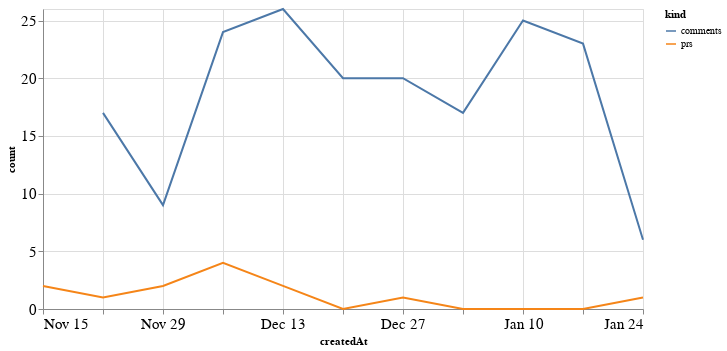

Notebook source saved alongside this figure:
### Code cell
alt.Chart(total_time, width=600).mark_line().encode(
    x='createdAt',
    y='count',
    color='kind'
)

### Figure 1 — Vega-Lite specification as saved in the notebook (floating-point values rounded to 4 significant figures)
{"config": {"axisLeft": {"labelFontSize": 15}, "axisBottom": {"labelFontSize": 15}}, "data": {"name": "data-68c21ab5941a027551d54c39ceb73e9e"}, "mark": "line", "encoding": {"color": {"type": "nominal", "field": "kind"}, "x": {"type": "temporal", "field": "createdAt"}, "y": {"type": "quantitative", "field": "count"}}, "width": 600, "$schema": "https://vega.github.io/schema/vega-lite/v4.8.1.json", "datasets": {"data-68c21ab5941a027551d54c39ceb73e9e": [{"createdAt": "2020-11-15T00:00:00", "kind": "prs", "count": 2.0}, {"createdAt": "2020-11-22T00:00:00", "kind": "prs", "count": 1.0}, {"createdAt": "2020-11-29T00:00:00", "kind": "prs", "count": 2.0}, {"createdAt": "2020-12-06T00:00:00", "kind": "prs", "count": 4.0}, {"createdAt": "2020-12-13T00:00:00", "kind": "prs", "count": 2.0}, {"createdAt": "2020-12-20T00:00:00", "kind": "prs", "count": 0.0}, {"createdAt": "2020-12-27T00:00:00", "kind": "prs", "count": 1.0}, {"createdAt": "2021-01-03T00:00:00", "kind": "prs", "count": 0.0}, {"createdAt": "2021-01-10T00:00:00", "kind": "prs", "count": 0.0}, {"createdAt": "2021-01-17T00:00:00", "kind": "prs", "count": 0.0}, {"createdAt": "2021-01-24T00:00:00", "kind": "prs", "count": 1.0}, {"createdAt": "2020-11-15T00:00:00", "kind": "comments", "count": null}, {"createdAt": "2020-11-22T00:00:00", "kind": "comments", "count": 17.0}, {"createdAt": "2020-11-29T00:00:00", "kind": "comments", "count": 9.0}, {"createdAt": "2020-12-06T00:00:00", "kind": "comments", "count": 24.0}, {"createdAt": "2020-12-13T00:00:00", "kind": "comments", "count": 26.0}, {"createdAt": "2020-12-20T00:00:00", "kind": "comments", "count": 20.0}, {"createdAt": "2020-12-27T00:00:00", "kind": "comments", "count": 20.0}, {"createdAt": "2021-01-03T00:00:00", "kind": "comments", "count": 17.0}, {"createdAt": "2021-01-10T00:00:00", "kind": "comments", "count": 25.0}, {"createdAt": "2021-01-17T00:00:00", "kind": "comments", "count": 23.0}, {"createdAt": "2021-01-24T00:00:00", "kind": "comments", "count": 6.0}]}}
